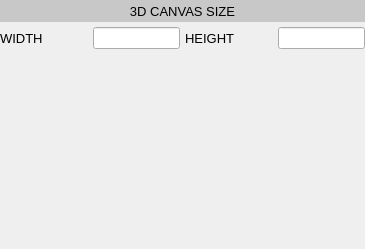
<?xml version="1.0" encoding="UTF-8"?>
<ui version="4.0">
  <class>GuiPanelTemplate</class>
  <widget class="QWidget" name="GuiPanelTemplate">

    <layout class="QVBoxLayout" name="toolsVBoxLayout">
      <property name="leftMargin">
	<number>0</number>
      </property>
      <property name="topMargin">
	<number>0</number>
      </property>
      <property name="rightMargin">
	<number>0</number>
      </property>
      <property name="bottomMargin">
	<number>0</number>
      </property>
      <property name="spacing">
	<number>5</number>
      </property>

      <!-- row 0 -->

      <item> <!-- toolsVBoxLayout -->
	<widget class="QLabel" name="labelVariables">
	  <property name="sizePolicy">
	    <sizepolicy hsizetype="Expanding" vsizetype="Fixed">
	      <horstretch>1</horstretch>
	      <verstretch>0</verstretch>
	    </sizepolicy>
	  </property>
	  <property name="minimumSize">
	    <size>
	      <width>50</width>
	      <height>22</height>
	    </size>
	  </property>
	  <property name="maximumSize">
	    <size>
	      <width>10000</width>
	      <height>22</height>
	    </size>
	  </property>
	  <property name="alignment">
	    <set>Qt::AlignHCenter|Qt::AlignVCenter</set>
	  </property>
	  <property name="styleSheet">
	    <string notr="true">QLabel { background-color : rgb(200,200,200); color : black; }</string>
	  </property>
	  <property name="text">
	    <string>3D CANVAS SIZE</string>
	  </property>
	  <property name="font">
	    <font>
	      <pointsize>10</pointsize>
	    </font>
	  </property>
	</widget>
      </item>

      <item> <!-- toolsVBoxLayout -->
	<widget class="QWidget" name="panelVariables">
	  <property name="sizePolicy">
	    <sizepolicy hsizetype="Expanding" vsizetype="Fixed">
	      <horstretch>0</horstretch>
	      <verstretch>0</verstretch>
	    </sizepolicy>
	  </property>

	  <layout class="QGridLayout" name="panelVariablesGridLayout">
	    <property name="leftMargin">
	      <number>0</number>
	    </property>
	    <property name="topMargin">
	      <number>0</number>
	    </property>
	    <property name="rightMargin">
	      <number>0</number>
	    </property>
	    <property name="bottomMargin">
	      <number>0</number>
	    </property>
	    <property name="spacing">
	      <number>5</number>
	    </property>

	    <item row="0" column="0">
	      <widget class="QLabel" name="labelPanelTemplateWidth">
		<property name="sizePolicy">
		  <sizepolicy hsizetype="Expanding" vsizetype="Fixed">
		    <horstretch>1</horstretch>
		    <verstretch>0</verstretch>
		  </sizepolicy>
		</property>
		<property name="minimumSize">
		  <size>
		    <width>50</width>
		    <height>22</height>
		  </size>
		</property>
		<property name="maximumSize">
		  <size>
		    <width>10000</width>
		    <height>22</height>
		  </size>
		</property>
		<property name="alignment">
		  <set>Qt::AlignLeft|Qt::AlignVCenter</set>
		</property>
		<property name="margin">
		  <number>5</number>
		</property>
		<property name="text">
		  <string>WIDTH</string>
		</property>
		<property name="font">
		  <font>
		    <pointsize>10</pointsize>
		  </font>
		</property>
	      </widget> <!-- "labelPanelTemplateWidth" -->
	    </item>

	    <item row="0" column="1">
	      <widget class="QLineEdit" name="editPanelTemplateWidth">
		<property name="sizePolicy">
		  <sizepolicy hsizetype="Expanding" vsizetype="Fixed">
		    <horstretch>1</horstretch>
		    <verstretch>0</verstretch>
		  </sizepolicy>
		</property>
		<property name="minimumSize">
		  <size>
		    <width>50</width>
		    <height>22</height>
		  </size>
		</property>
		<property name="maximumSize">
		  <size>
		    <width>10000</width>
		    <height>22</height>
		  </size>
		</property>
		<property name="text">
		  <string/>
		</property>
		<property name="readOnly">
		  <bool>true</bool>
		</property>
		<property name="font">
		  <font>
		    <pointsize>10</pointsize>
		  </font>
		</property>
	      </widget> <!-- "editPanelTemplateWidth" -->
	    </item>

	    <item row="0" column="2">
	      <widget class="QLabel" name="labelPanelTemplateHeight">
		<property name="sizePolicy">
		  <sizepolicy hsizetype="Expanding" vsizetype="Fixed">
		    <horstretch>1</horstretch>
		    <verstretch>0</verstretch>
		  </sizepolicy>
		</property>
		<property name="minimumSize">
		  <size>
		    <width>50</width>
		    <height>22</height>
		  </size>
		</property>
		<property name="maximumSize">
		  <size>
		    <width>10000</width>
		    <height>22</height>
		  </size>
		</property>
		<property name="margin">
		  <number>5</number>
		</property>
		<property name="alignment">
		  <set>Qt::AlignLeft|Qt::AlignVCenter</set>
		</property>
		<property name="text">
		  <string>HEIGHT</string>
		</property>
		<property name="font">
		  <font>
		    <pointsize>10</pointsize>
		  </font>
		</property>
	      </widget> <!-- "labelPanelTemplateHeight" -->
	    </item>

	    <item row="0" column="3">
	      <widget class="QLineEdit" name="editPanelTemplateHeight">
		<property name="sizePolicy">
		  <sizepolicy hsizetype="Expanding" vsizetype="Fixed">
		    <horstretch>1</horstretch>
		    <verstretch>0</verstretch>
		  </sizepolicy>
		</property>
		<property name="minimumSize">
		  <size>
		    <width>50</width>
		    <height>22</height>
		  </size>
		</property>
		<property name="maximumSize">
		  <size>
		    <width>10000</width>
		    <height>22</height>
		  </size>
		</property>
		<property name="text">
		  <string/>
		</property>
		<property name="readOnly">
		  <bool>true</bool>
		</property>
		<property name="font">
		  <font>
		    <pointsize>10</pointsize>
		  </font>
		</property>
	      </widget> <!-- "editPanelTemplateHeight" -->
	    </item>

	    
	  </layout> <!-- "panelVariablesGridLayout" -->
	</widget> <!-- "panelVariables" -->
      </item>

      <item>
	<spacer name="toolsVerticalSpacer">
	  <property name="orientation">
	    <enum>Qt::Vertical</enum>
	  </property>
	  <property name="sizeHint" stdset="0">
	    <size>
	      <width>200</width>
	      <height>200</height>
	    </size>
	  </property>
	</spacer>
      </item>

    </layout> <!-- "toolsVBoxLayout" -->

  </widget> <!-- "toolsWidget" -->

  <resources/>
  <connections/>
</ui>
